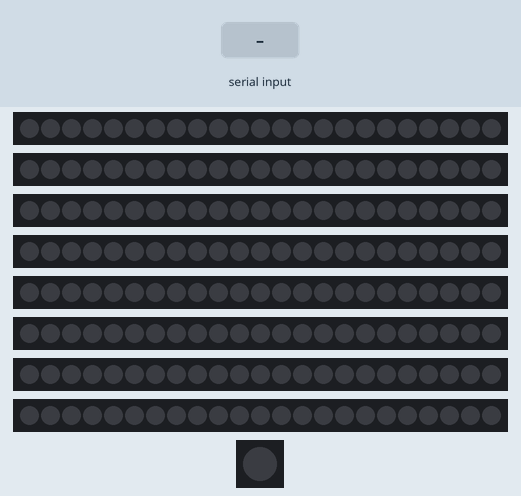
Simulated run of this sketch. Board: Arduino Uno, built with avr-gcc and run on an emulated ATmega328P. On the bench: 8 × 23 RGB LEDs in strip order, left to right, 1 RGB LEDs in strip order, left to right. Inputs (shaded band) come from the test bench. Dim RGB values are drawn brighter than linear.

Above: at 4.2 s.
4.3 s: "1" received over Serial
At 6.4 s:
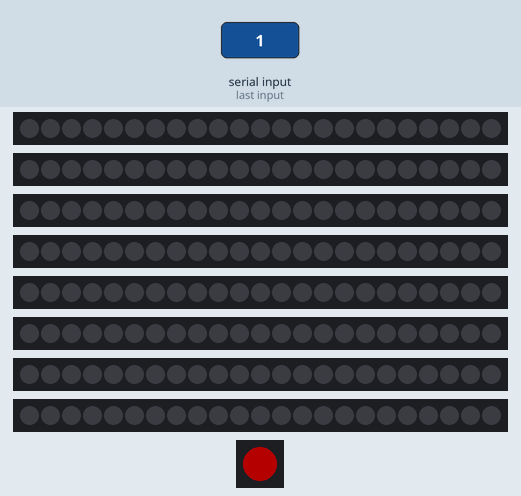
9.3 s: "0" received over Serial
Timing chart, 0 to 15.4 s (numbered marks = the images above; inputs shaded):
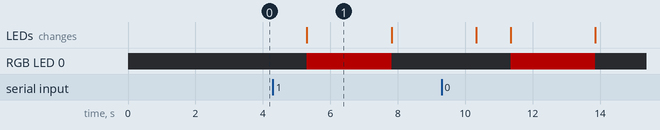

Measured:
- after the input at 4.3 s, RGB LED 0: off → RGB(64, 0, 0) after 1.0 s, → off 2.5 s later
- what the display in image 1 shows lasts 2.5 s, from 5.3 s to 7.8 s

The sketch:

LEDboard_saccade.ino
```cpp
#include <stdio.h>
#include <math.h>
#include <FastLED.h>

#define BRIGHTNESS  64
#define LED_TYPE    WS2812B
#define COLOR_ORDER GRB

/*define number of direction strips*/
#define NUM_STRIPS 8
/*define number of LEDs in each direction strip*/
#define NUM_LEDS_PER_STRIP 23
/*define one LED in the center*/
#define NUM_Center 1

/*LED pins on Arduino for each direction strip*/
#define N_Strip 40
#define NW_Strip 41
#define NE_Strip 42
#define S_Strip 43
#define SW_Strip 44
#define SE_Strip 45
#define W_Strip 46
#define E_Strip 47
/*LED pin on Arduino for center LED*/
#define Center 48

/*create an array of LED arrays*/
CRGB leds_Strips[NUM_STRIPS][NUM_LEDS_PER_STRIP];
/*create an array for center LED*/
CRGB leds_Center[NUM_Center];
/*declare String object where input commands are read into*/
String str;

void setup() {
  Serial.begin(9600);

  delay( 3000 );
  FastLED.addLeds<LED_TYPE, N_Strip, COLOR_ORDER>(leds_Strips[0], NUM_LEDS_PER_STRIP).setCorrection( TypicalLEDStrip );
  FastLED.addLeds<LED_TYPE, NW_Strip, COLOR_ORDER>(leds_Strips[1], NUM_LEDS_PER_STRIP).setCorrection( TypicalLEDStrip );
  FastLED.addLeds<LED_TYPE, NE_Strip, COLOR_ORDER>(leds_Strips[2], NUM_LEDS_PER_STRIP).setCorrection( TypicalLEDStrip );
  FastLED.addLeds<LED_TYPE, S_Strip, COLOR_ORDER>(leds_Strips[3], NUM_LEDS_PER_STRIP).setCorrection( TypicalLEDStrip );
  FastLED.addLeds<LED_TYPE, SW_Strip, COLOR_ORDER>(leds_Strips[4], NUM_LEDS_PER_STRIP).setCorrection( TypicalLEDStrip );
  FastLED.addLeds<LED_TYPE, SE_Strip, COLOR_ORDER>(leds_Strips[5], NUM_LEDS_PER_STRIP).setCorrection( TypicalLEDStrip );
  FastLED.addLeds<LED_TYPE, W_Strip, COLOR_ORDER>(leds_Strips[6], NUM_LEDS_PER_STRIP).setCorrection( TypicalLEDStrip );
  FastLED.addLeds<LED_TYPE, E_Strip, COLOR_ORDER>(leds_Strips[7], NUM_LEDS_PER_STRIP).setCorrection( TypicalLEDStrip );

  FastLED.addLeds<LED_TYPE, Center, COLOR_ORDER>(leds_Center, NUM_Center).setCorrection( TypicalLEDStrip );

  FastLED.setBrightness( BRIGHTNESS );
}

void loop() {
  Serial.flush();
  str = Serial.readString();

  if (str != NULL){
    leds_Center[0] = CRGB::Red; FastLED.show();
    delay(2500);
    leds_Center[0] = CRGB::Black; FastLED.show();
    leds_Strips[2][10] = CRGB::Green; FastLED.show();
    delay(2500);
    leds_Strips[2][10] = CRGB::Black; FastLED.show();
  }
}
```
